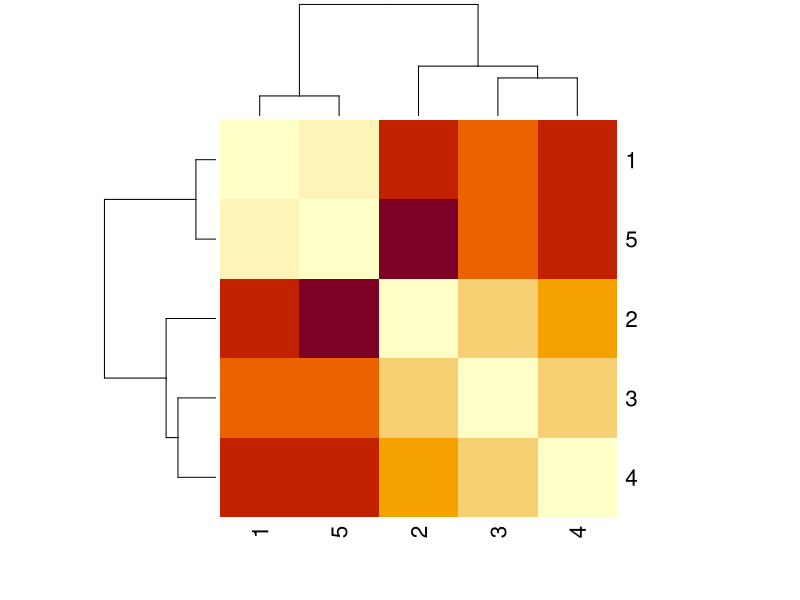

Recreate this plot in R.
## ---- chunk 1
kwiatkow5 <- iris[1:5,1:4]

dist(kwiatkow5)
dist(kwiatkow5, method = "manhattan")
as.matrix(dist(kwiatkow5, method = "max"))
## ---- chunk 2
d <- as.matrix(dist(kwiatkow5, method = "max"))

heatmap(d, symm = TRUE)
